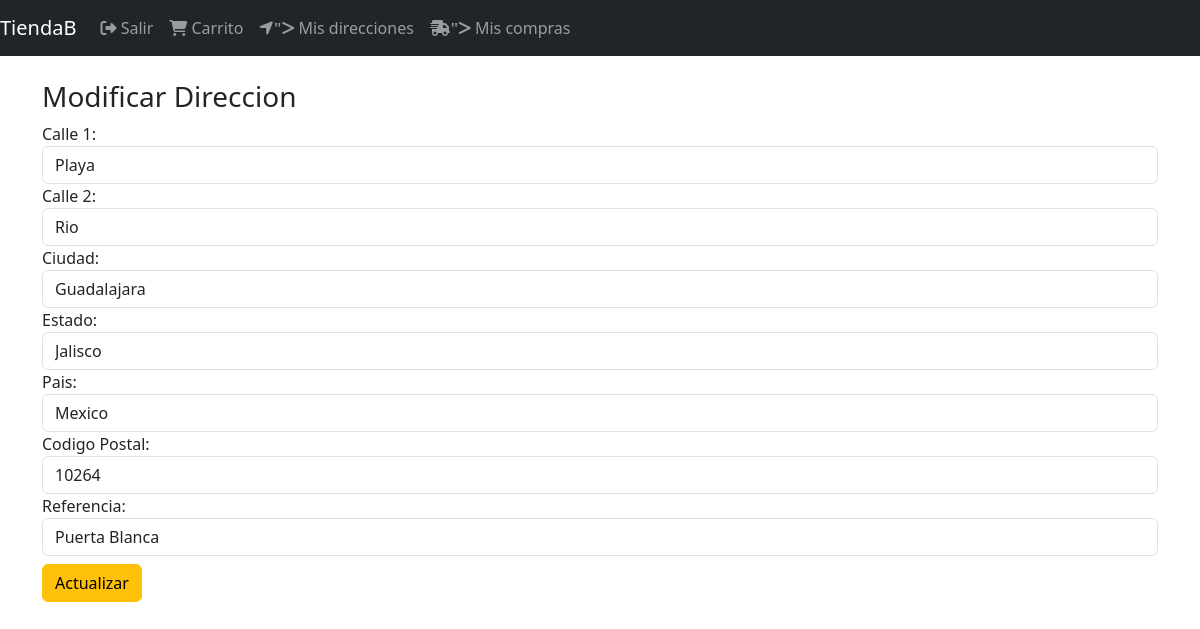
The page /direcciones/editar/4 (signed in) on the database its author committed.
### DirEnvio/models.py (models this page shows, shortened)
class DireccionEnvio(models.Model):
    user = models.ForeignKey(
        User, null=False, blank=False, on_delete=models.CASCADE)
    line1 = models.CharField(max_length=300)
    line2 = models.CharField(max_length=300, blank=True)
    city = models.CharField(max_length=100)
    state = models.CharField(max_length=100)
    country = models.CharField(max_length=50)
    reference = models.CharField(max_length=300)
    postal_code = models.CharField(max_length=10, null=False, blank=False)
    default = models.BooleanField(default=False)
    created_at = models.DateTimeField(auto_now_add=True)

### DirEnvio/views.py (the view, shortened to what this page needs)
# urls.py: path('editar/<int:pk>', views.UpdateDireccion.as_view(), name='update'),
class UpdateDireccion(LoginRequiredMixin, SuccessMessageMixin, UpdateView):
    login_url = 'login'
    model = DireccionEnvio
    form_class = DireccionesEnviosForm
    template_name = 'direccion_envios/actualizar.html'
    success_message = 'Direccion actualizada con exito'

### DirEnvio/templates/direccion_envios/actualizar.html
{% extends 'base.html' %}
{% block content %}
<div class="col">
    <div class="h3">Modificar Direccion</div>
    <div class="">{% include "direccion_envios/snippets/form.html" with messages='Actualizar' %}</div>
</div>
{% endblock %}

### DirEnvio/templates/direccion_envios/snippets/form.html (shortened to what this page needs)
<div class="mt-2">
    <form action="" method="post">
        {% for field in form %}
        <div class="form-group">
            {{field.label_tag}}
            {{field}}
        </div>
        {% endfor %}
        <button class="btn btn-warning mt-2" type="submit">{{messages}}</button>
    </form>
</div>

### rows shown on the page
DireccionEnvio: form "Playa" "Rio" "Guadalajara" "Jalisco" "Mexico" "10264" "Puerta Blanca"

### other values the page prints
{{ field.label_tag }} "Calle 1:" "Calle 2:" "Ciudad:" "Estado:" "Pais:" "Codigo Postal:" "Referencia:"
{{ messages }} "Actualizar"
